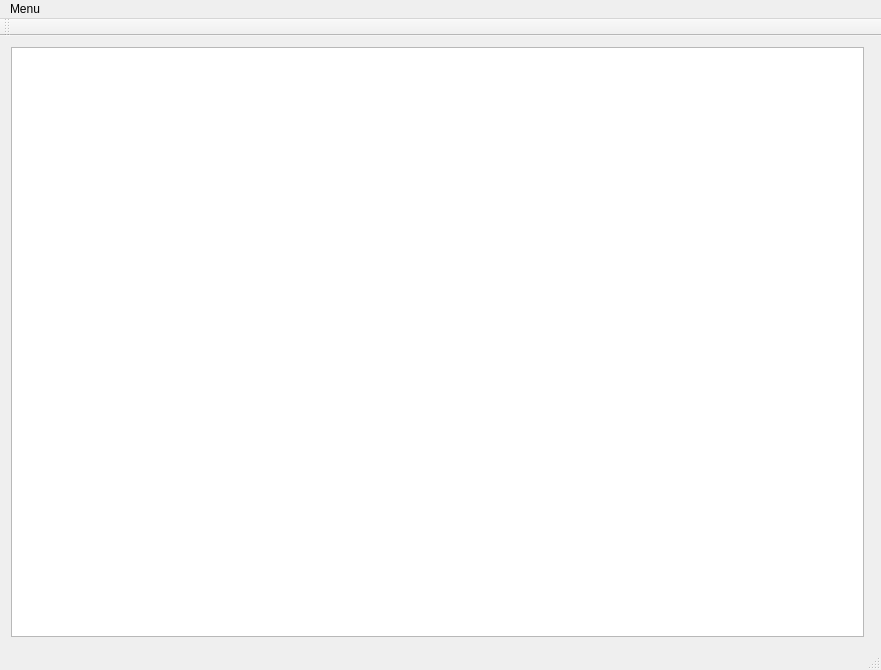
<?xml version="1.0" encoding="UTF-8"?>
<ui version="4.0">
 <class>MainWindow</class>
 <widget class="QMainWindow" name="MainWindow">
  <property name="geometry">
   <rect>
    <x>0</x>
    <y>0</y>
    <width>881</width>
    <height>670</height>
   </rect>
  </property>
  <property name="windowTitle">
   <string>MainWindow</string>
  </property>
  <widget class="QWidget" name="centralWidget">
   <layout class="QHBoxLayout" name="horizontalLayout">
    <item>
     <widget class="MapView" name="tableViewMap">
      <property name="sizePolicy">
       <sizepolicy hsizetype="Expanding" vsizetype="Expanding">
        <horstretch>0</horstretch>
        <verstretch>0</verstretch>
       </sizepolicy>
      </property>
      <property name="focusPolicy">
       <enum>Qt::WheelFocus</enum>
      </property>
      <property name="verticalScrollBarPolicy">
       <enum>Qt::ScrollBarAlwaysOff</enum>
      </property>
      <property name="horizontalScrollBarPolicy">
       <enum>Qt::ScrollBarAlwaysOff</enum>
      </property>
      <property name="sizeAdjustPolicy">
       <enum>QAbstractScrollArea::AdjustToContents</enum>
      </property>
      <property name="editTriggers">
       <set>QAbstractItemView::NoEditTriggers</set>
      </property>
      <property name="tabKeyNavigation">
       <bool>false</bool>
      </property>
      <property name="showDropIndicator" stdset="0">
       <bool>false</bool>
      </property>
      <property name="dragDropOverwriteMode">
       <bool>false</bool>
      </property>
      <property name="selectionMode">
       <enum>QAbstractItemView::NoSelection</enum>
      </property>
      <property name="selectionBehavior">
       <enum>QAbstractItemView::SelectItems</enum>
      </property>
      <property name="cornerButtonEnabled">
       <bool>false</bool>
      </property>
      <attribute name="horizontalHeaderDefaultSectionSize">
       <number>20</number>
      </attribute>
      <attribute name="horizontalHeaderMinimumSectionSize">
       <number>20</number>
      </attribute>
      <attribute name="verticalHeaderDefaultSectionSize">
       <number>20</number>
      </attribute>
      <attribute name="verticalHeaderMinimumSectionSize">
       <number>20</number>
      </attribute>
     </widget>
    </item>
    <item>
     <widget class="PlayerInfoWidget" name="widget" native="true">
      <property name="sizePolicy">
       <sizepolicy hsizetype="Preferred" vsizetype="MinimumExpanding">
        <horstretch>0</horstretch>
        <verstretch>0</verstretch>
       </sizepolicy>
      </property>
     </widget>
    </item>
   </layout>
  </widget>
  <widget class="QMenuBar" name="menuBar">
   <property name="geometry">
    <rect>
     <x>0</x>
     <y>0</y>
     <width>881</width>
     <height>26</height>
    </rect>
   </property>
   <widget class="QMenu" name="menuMenu">
    <property name="title">
     <string>Menu</string>
    </property>
    <addaction name="actionReset"/>
    <addaction name="actionExit"/>
   </widget>
   <addaction name="menuMenu"/>
  </widget>
  <widget class="QToolBar" name="mainToolBar">
   <attribute name="toolBarArea">
    <enum>TopToolBarArea</enum>
   </attribute>
   <attribute name="toolBarBreak">
    <bool>false</bool>
   </attribute>
  </widget>
  <widget class="QStatusBar" name="statusBar"/>
  <action name="actionExit">
   <property name="text">
    <string>Exit</string>
   </property>
  </action>
  <action name="actionReset">
   <property name="text">
    <string>Reset</string>
   </property>
  </action>
 </widget>
 <layoutdefault spacing="6" margin="11"/>
 <customwidgets>
  <customwidget>
   <class>MapView</class>
   <extends>QTableView</extends>
   <header>mapview.h</header>
  </customwidget>
  <customwidget>
   <class>PlayerInfoWidget</class>
   <extends>QWidget</extends>
   <header>playerinfowidget.h</header>
   <container>1</container>
  </customwidget>
 </customwidgets>
 <resources/>
 <connections/>
</ui>
